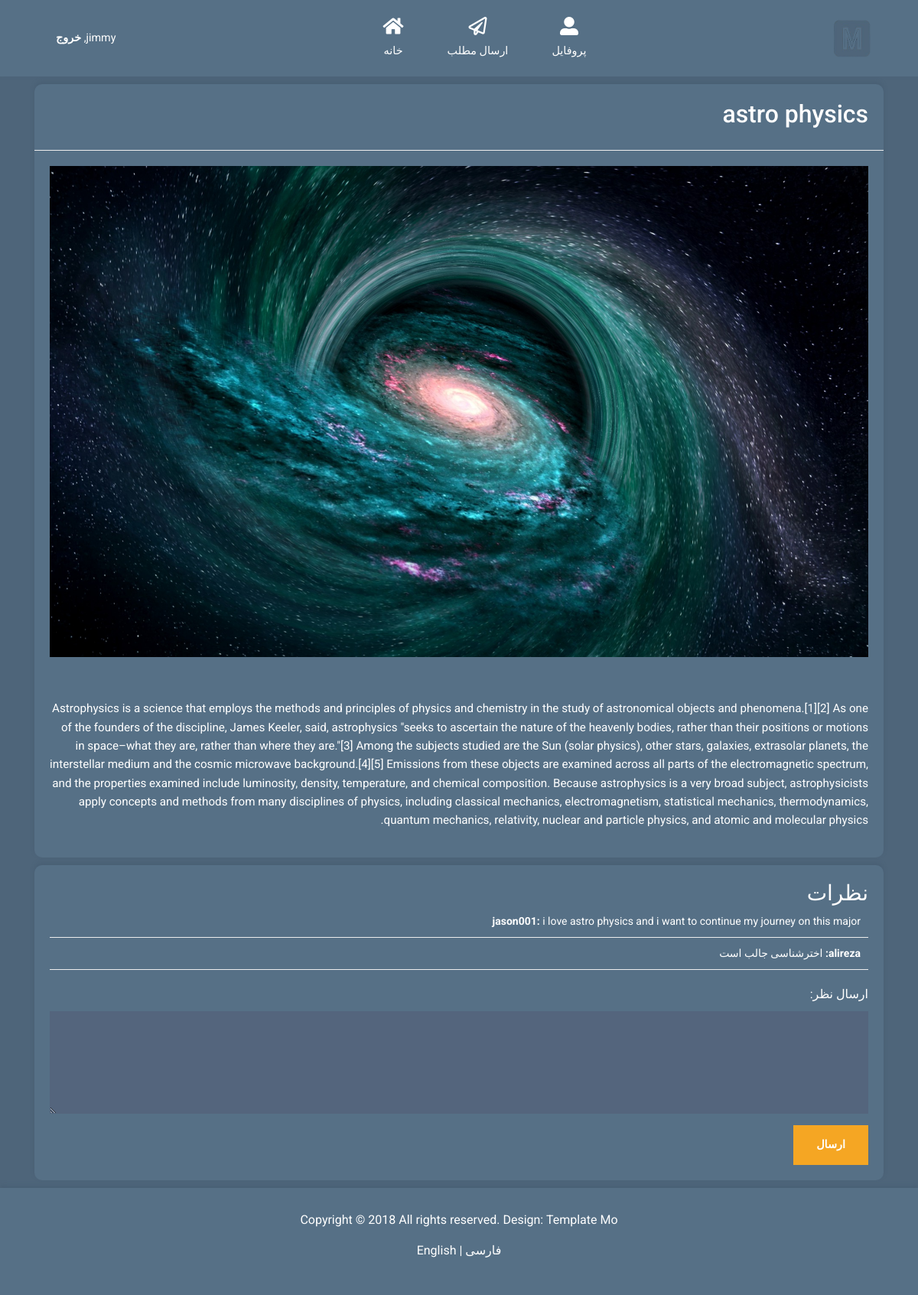
The app's page /post/4 (signed in) with its own data.
### main.py (models this page shows, shortened)
class User(db.Model):
    id = db.Column(db.Integer, primary_key=True)
    username = db.Column(db.String(80), unique=True, nullable=False)
    _password = db.Column(db.String(120) , nullable=False)
    is_authenticated =db.Column(db.Boolean, default=False, nullable=False)
    posts = db.relationship('Post', backref='author', lazy=True)
    comments = db.relationship('Comment', backref='commenter', lazy=True)
    @property
    def password(self):
        raise AttributeError("password is not a readable attribute")

class Post(db.Model):
    id = db.Column(db.Integer, primary_key=True)
    title = db.Column(db.String(200), nullable=False)
    content = db.Column(db.Text, nullable=False)
    image = db.Column(db.String(120), nullable=True)  # New field for storing image path
    user_id = db.Column(db.Integer, db.ForeignKey('user.id'), nullable=False)
    user = db.relationship('User', backref=db.backref('user_posts', lazy=True))  # Relationship to User model
    comments = db.relationship('Comment',cascade="all, delete-orphan", backref='post', lazy=True)

class Comment(db.Model):
    id = db.Column(db.Integer, primary_key=True)
    content = db.Column(db.Text, nullable=False)
    user_id = db.Column(db.Integer, db.ForeignKey('user.id'), nullable=False)
    post_id = db.Column(db.Integer, db.ForeignKey('post.id'), nullable=False)
    user = db.relationship('User', backref=db.backref('user_comment', lazy=True))  # Relationship to User model

### main.py (the view)
@app.route('/post/<int:post_id>', methods = ['POST' , 'GET'])
def detail_post(post_id):
    if "username" not in session:
        flash(translations[session['language']]['please_login'])
        return redirect(url_for("login"))
    post = Post.query.get_or_404(post_id)
    if "user_id" in session:
        user= User.query.get_or_404(session['user_id'])
        user_id = session.get("user_id")
    else:
        user=""
    if request.method == "POST" and "comment_submit" in request.form:
        comment = request.form['comment']
        new_comment = Comment(content = comment , post_id = post_id , user_id =user_id )
        db.session.add(new_comment)
        db.session.commit()
        return redirect(url_for('detail_post',post_id = post_id))
    comments = Comment.query.filter_by(post_id = post_id)
    return render_template('post.html', user=session['username'], user_id = session['user_id'], post=post,comments = comments,
                           translations=translations[session["language"]])

### main.py (called while the page is built)
@app.before_request
def create_tables():
    db.create_all()
    if not "language" in session:
        session["language"] = 'fa'

### templates/post.html (shortened to what this page needs)
<!DOCTYPE html>
<html lang="en">
<head>
    <link rel="stylesheet" href="{{ url_for('static',filename='css/post.css') }}" />
    <link rel="stylesheet" href="{{ url_for('static',filename='css/fontawesome.min.css') }}" />
    <link rel="stylesheet" href="{{ url_for('static',filename='css/bootstrap.min.css') }}" />
    <link rel="stylesheet" href="{{ url_for('static',filename='css/templatemo-style.css') }}" />
    <link rel="stylesheet" href="{{ url_for('static',filename='css/home.css') }}" />
    <link rel="stylesheet" href="{{ url_for('static',filename='css/comment-section.css') }}" />
    {% if translations['language']=="fa" %}
        <link rel="stylesheet" href="{{ url_for('static',filename='css/farsi-specifics.css') }}" />
    {% endif %}
</head>
<body id="homePage" style="padding-top: 90px;">
    {% include 'top-nav-bar.html' %}
    <div class="container">
        <div class="post-container">
            <div class="post-header">
                <h2 style="color: white;">{{post.title}}</h2>
            </div>
            <div class="post-image">
                <img src="{{url_for('static', filename=post.image.replace('static/', ''))}}" alt="post image">
            </div>
            <div class="post-footer">
                <p class="post-text">
                    {{post.content}}
                </p>
            </div>
        </div>
        <div class="comment-section-container">
            <h3 class="comment-section-title">{{translations['comments']}}</h3>
            <div id="comments-list">
                {% for comment in comments %}
                    <div class="comment">
                        <p><strong>{{ comment.user.username }}:</strong> {{ comment.content }}</p>
                    </div>
                {% endfor %}
            </div>
            {% if not user == "": %}
                <form method="POST" id="comment-form">
                    <div class="form-group">
                        <label for="text">{{translations['send_a_comment']}}</label>
                        <textarea name="comment" name="text" id="text" class="form-control" rows="4" required></textarea>
                    </div>
                    <button name="comment_submit" type="submit" class="btn btn-primary">{{translations['submit_comment']}}</button>
                </form>
            {% endif %}
        </div>
    </div>
    {% include 'tm-footer.html' %}
</body>
</html>

### templates/top-nav-bar.html (shortened to what this page needs)
<nav class="navbar navbar-expand-xl fixed-top ">
    <div class="container h-100">
        {% if translations['language']=='en' %}
            <a class="navbar-brand" href="{{url_for('home')}}">
                <img class="home-icon" src="{{ url_for('static', filename='img/logo.png') }}"></img>
            </a>
        {% else %}
            <ul class="navbar-nav">
                <li class="nav-item">
                    {% if user %}
                    <a class="nav-link d-block" href="{{url_for('logout',pk=user_id)}}">
                        {{user}}, <b>{{translations['logout']}}</b>
                    </a>
                    {% endif %}
                </li>
            </ul>
        {% endif %}
        <div class="collapse navbar-collapse" id="navbarSupportedContent">
            <ul class="navbar-nav mx-auto h-100">
                <li class="nav-item">
                    <a class="nav-link" href="{{url_for('home')}}">
                        <i class="fas fa-home"></i>
                        {{translations['home']}}
                    </a>
                </li>
                <li class="nav-item">
                    <a class="nav-link" href="{{url_for('create_post')}}">
                        <i class="far fa-paper-plane"></i>
                        {{translations['create_post']}}
                    </a>
                </li>
                <li class="nav-item">
                    <a class="nav-link" href="{{url_for('profile')}}">
                        <i class="fas fa-user-alt"></i>
                        {{translations['profile']}}
                    </a>
                </li>
            </ul>
            {% if translations['language']=='fa' %}
            <a class="navbar-brand" href="{{url_for('home')}}">
                <img class="home-icon" src="{{ url_for('static', filename='img/logo.png') }}"></img>
            </a>
            {% endif %}
        </div>
    </div>
</nav>

### static/css/post.css (style rules this page uses)
.post-container { border-radius: 10px; background-color: #567086; box-shadow: 0 -3px 5px 0 rgba(69, 92, 113, 0.59); -webkit-box-shadow: 0 -3px 5px 0 rgba(69, 92, 113, 0.59); -moz-box-shadow: 0 -3px 5px 0 rgba(69, 92, 113, 0.59); overflow: hidden; width: 100%; margin-top: 20px; }
.post-header { display: flex; align-items: center; padding: 20px; border-bottom: 1px solid #eee; }
.post-image img { width: 100%; height: auto; display: block; padding : 20px; }
.post-footer { padding: 20px; }
.post-text { color: #ffffff; font-size: 0.95rem; line-height: 1.6; white-space: normal; overflow-wrap: break-word; }

### static/css/templatemo-style.css (style rules this page uses)
html { font-size: 16px; overflow-x: hidden; }
body { font-family: Roboto, Helvetica, Arial, sans-serif; background-color: #4e657a; overflow-x: hidden; }
a { transition: all 0.3s ease; }
.navbar-brand { display: flex; align-items: center; }
.navbar { height: 100px; background-color: #567086; padding: 0; -webkit-box-shadow: 0 -3px 5px 0 rgba(69, 92, 113, 0.59); -moz-box-shadow: 0 -3px 5px 0 rgba(69, 92, 113, 0.59); box-shadow: 0 -3px 5px 0 rgba(69, 92, 113, 0.59); }
.navbar .container { position: relative; }
.nav-link { color: #fff; height: 100%; display: flex; align-items: center; justify-content: center; flex-direction: column; font-size: 90%; }
.nav-link > i { margin-bottom: 10px; margin-right: 0; font-size: 1.5rem; }
.dropdown-item, .nav-link { padding: 15px 20px; }
.nav-item { text-align: center; }
.nav-item:last-child { margin-right: 0; }
.form-control { background-color: #54657d; color: #fff; border: 0; }
.form-group label { color: #fff; margin-bottom: 10px; }
.form-control { padding: 19px 18px; border-radius: 0; height: 50px; }
.form-group { margin-bottom: 15px; }
.btn { border-radius: 0; padding: 13px 28px; transition: all 0.2s ease; max-width: 100%; }
.btn-primary { color: #fff; background-color: #f5a623; border: 2px solid #f5a623; font-size: 90%; font-weight: 600; }
@media (min-width: 1200px) { .navbar-expand-xl .navbar-nav .nav-link { padding-left: 28px; padding-right: 28px; } }
@media (min-width: 1200px) { .navbar-collapse { height: 100%; } }
@media (max-width: 1275px) and (min-width: 1200px) { .nav-item { margin-right: 15px; } }
@media (max-width: 1350px) { .nav-item { margin-right: 1px; } }

### static/css/home.css (style rules this page uses)
.home-icon { width: 100%; height: 50px; align-items: center; }

### static/css/comment-section.css (style rules this page uses)
.comment-section-container { border-radius: 10px; background-color: #567086; box-shadow: 0 -3px 5px 0 rgba(69, 92, 113, 0.59); -webkit-box-shadow: 0 -3px 5px 0 rgba(69, 92, 113, 0.59); -moz-box-shadow: 0 -3px 5px 0 rgba(69, 92, 113, 0.59); overflow: hidden; width: 100%; margin-top: 10px; margin-bottom: 10px; padding: 20px; }
.comment-section-title { margin: 0; color: #ffffff; }
.comment { padding: 10px; color: #ffffff; border-bottom: 1px solid #eee; }
.comment p { margin: 0; font-size: 14px; line-height: 1.5; }
.comment strong { font-weight: bold; }
#comment-form { margin-top: 20px; }

### static/css/farsi-specifics.css (style rules this page uses)
.nav-link { unicode-bidi: isolate; direction: rtl; }
.comment-section-container { align-items: right; text-align: right; unicode-bidi: isolate; direction: rtl; }
.comment { align-items: right; text-align: right; unicode-bidi: isolate; direction: rtl; }
.post-header { align-items: right; text-align: right; unicode-bidi: isolate; direction: rtl; }
.post-text { align-items: right; text-align: right; unicode-bidi: isolate; direction: rtl; }

### records on screen
User: username "jimmy"
Post: title "astro physics", image (picture), content "Astrophysics is a science that employs the methods and principles of physics and chemistry in the study of astronomical objects and phenomena.[1][2] As one of the founders of the discipline, James Keeler, said, astrophysics \"seeks to ascertain the nature of the heavenly bodies, rather than their positions or motions in space–what they are, rather than where they are.\"[3] Among the subjects studied are the Sun (solar physics), other stars, galaxies, extrasolar planets, the interstellar medium and the cosmic microwave background.[4][5] Emissions from these objects are examined across all parts of the electromagnetic spectrum, and the properties examined include luminosity, density,…"
Comment: user.username "jason001", content "i love astro physics and i want to continue my journey on this major"
Comment: user.username "alireza", content "اخترشناسی جالب است"

### other values on screen
{{ translations['logout'] }} "خروج"
{{ translations['home'] }} "خانه"
{{ translations['create_post'] }} "ارسال مطلب"
{{ translations['profile'] }} "پروفایل"
{{ translations['comments'] }} "نظرات"
{{ translations['send_a_comment'] }} "ارسال نظر:"
{{ translations['submit_comment'] }} "ارسال"
